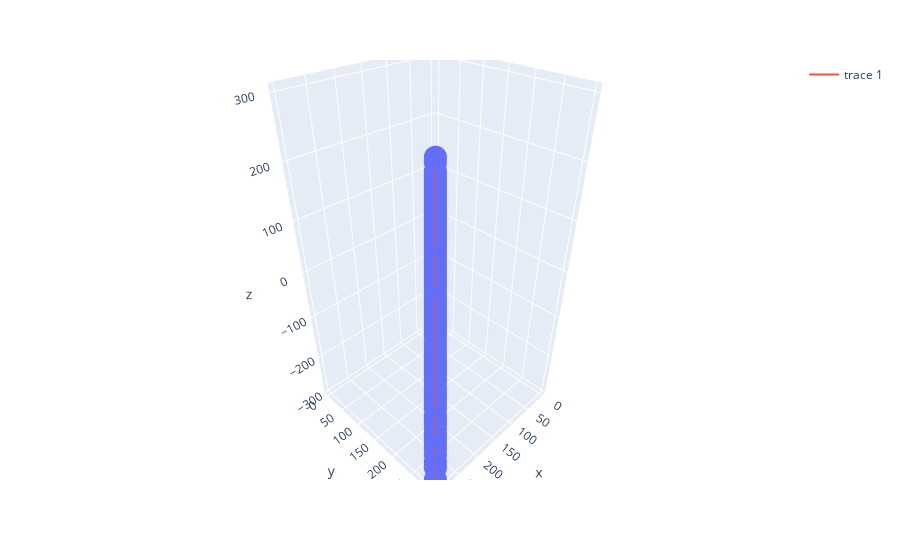

The code cell stored with this chart in its notebook:
### Code cell
figScatter = px.scatter_3d(x=x1valuse , y = x2values , z = calculateValue(inputValue , bestNode.root))
figScatter.add_scatter3d(x=x1valuse , y = x2values , z = trueValues , mode = "lines")
figScatter.show()

### Figure 1 — Plotly figure (JSON) as saved in the notebook; plotly's stock layout.template omitted (floating-point values rounded to 4 significant figures; data arrays with more than 128 entries replaced by an {"elided": "..."} marker saying what was removed)
{"data": [{"hovertemplate": "x=%{x}<br>y=%{y}<br>z=%{z}<extra></extra>", "legendgroup": "", "marker": {"color": "#636efa", "symbol": "circle"}, "mode": "markers", "name": "", "scene": "scene", "showlegend": false, "type": "scatter3d", "x": {"elided": "300 int values"}, "y": {"elided": "300 int values"}, "z": {"elided": "300 float values"}}, {"mode": "lines", "type": "scatter3d", "x": {"elided": "300 int values"}, "y": {"elided": "300 int values"}, "z": {"elided": "300 float values"}}], "layout": {"legend": {"tracegroupgap": 0}, "margin": {"t": 60}, "scene": {"domain": {"x": [0, 1], "y": [0, 1]}, "xaxis": {"title": {"text": "x"}}, "yaxis": {"title": {"text": "y"}}, "zaxis": {"title": {"text": "z"}}}}}
